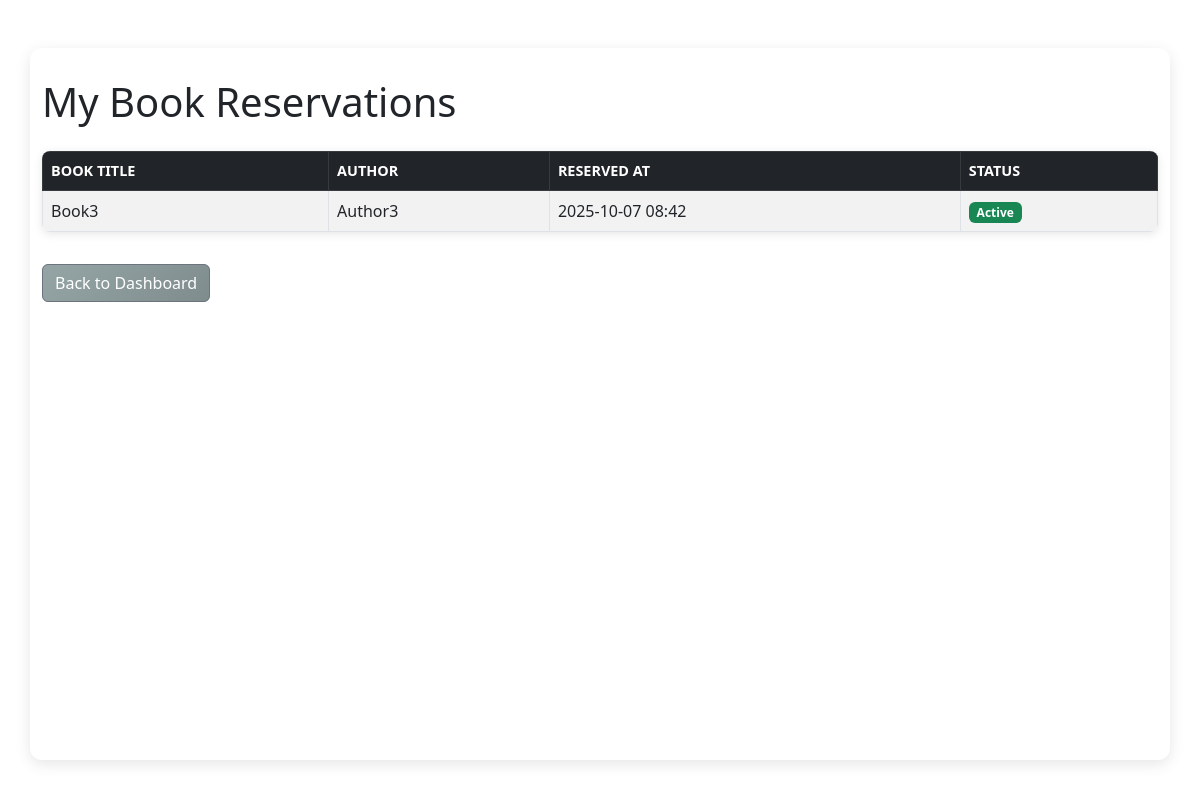
/my_reservations (signed in), run on the app's committed database.
### app.py (models this page shows)
class Reservation(db.Model):
    id = db.Column(db.Integer, primary_key=True)
    regno = db.Column(db.String(20), nullable=False)
    book_id = db.Column(db.Integer, db.ForeignKey('book.id'), nullable=False)
    reserved_at = db.Column(db.DateTime, default=datetime.utcnow)
    status = db.Column(db.String(20), default='active')
    book = db.relationship('Book', backref=db.backref('reservations', lazy=True))

class Book(db.Model):
    id = db.Column(db.Integer, primary_key=True)
    title = db.Column(db.String(100), nullable=False)
    author = db.Column(db.String(50), nullable=False)
    available_copies = db.Column(db.Integer, default=1)

### app.py (the view)
@app.route('/my_reservations')
def my_reservations():
    if 'regno' not in session:
        flash('Please log in first to view your reservations.', 'error')
        return redirect(url_for('student_login'))
    regno = session['regno']
    reservations = Reservation.query.filter_by(regno=regno).order_by(Reservation.reserved_at.desc()).all()
    return render_template('my_reservations.html', reservations=reservations, now=datetime.now())

### app.py (called while the page is built)
@app.teardown_appcontext
def shutdown_session(exception=None):
    db.session.remove()

### templates/my_reservations.html (shortened to what this page needs)
<!DOCTYPE html>
<html lang="en">
<head>
    <link rel="stylesheet" href="{{ url_for('static', filename='style.css') }}">
    <link href="https://cdn.jsdelivr.net/npm/bootstrap@5.3.0/dist/css/bootstrap.min.css" rel="stylesheet">
</head>
<body>
    <div class="container mt-5">
        <h1 class="mb-4">My Book Reservations</h1>
        {% if reservations %}
        <table class="table table-striped table-bordered">
            <thead class="table-dark">
                <tr>
                    <th>Book Title</th>
                    <th>Author</th>
                    <th>Reserved At</th>
                    <th>Status</th>
                </tr>
            </thead>
            <tbody>
                {% for reservation in reservations %}
                <tr>
                    <td>{{ reservation.book.title }}</td>
                    <td>{{ reservation.book.author }}</td>
                    <td>{{ reservation.reserved_at.strftime('%Y-%m-%d %H:%M') }}</td>
                    <td>
                        {% if reservation.status == 'active' %}
                            <span class="badge bg-success">Active</span>
                        {% elif reservation.status == 'fulfilled' %}
                            <span class="badge bg-primary">Fulfilled</span>
                        {% elif reservation.status == 'cancelled' %}
                            <span class="badge bg-secondary">Cancelled</span>
                        {% else %}
                            <span class="badge bg-light text-dark">{{ reservation.status.capitalize() }}</span>
                        {% endif %}
                    </td>
                </tr>
                {% endfor %}
            </tbody>
        </table>
        {% else %}
        <div class="alert alert-info">You have no book reservations.</div>
        {% endif %}
        <a href="{{ url_for('student_dashboard') }}" class="btn btn-secondary mt-3">Back to Dashboard</a>
    </div>
</body>
</html>

### static/style.css (style rules this page uses)
body { font-family: 'Poppins', sans-serif; margin: 0; padding: 0; background-color: #f0f2f5; color: #333; min-height: 100vh; display: flex; flex-direction: column; }
h1, h2, h3, h4, h5, h6 { font-weight: 700; color: #34495e; margin-bottom: 20px; }
.container { max-width: 960px; margin: 40px auto; background-color: #ffffff; padding: 30px; border-radius: 12px; box-shadow: 0 4px 15px rgba(0,0,0,0.1); flex-grow: 1; }
.btn { padding: 12px 25px; font-size: 1rem; border-radius: 8px; border: none; cursor: pointer; transition: background-color 0.3s ease, transform 0.2s ease, box-shadow 0.3s ease; text-decoration: none; display: inline-block; text-align: center; }
.btn-secondary { background-color: #6c757d; color: white; }
table { width: 100%; border-collapse: collapse; margin-top: 25px; background-color: #ffffff; border-radius: 8px; overflow: hidden; box-shadow: 0 2px 10px rgba(0,0,0,0.1); }
th, td { padding: 15px; text-align: left; border-bottom: 1px solid #dee2e6; }
th { background-color: #34495e; color: white; font-weight: 600; text-transform: uppercase; font-size: 0.9em; }
a { color: #3498db; text-decoration: none; transition: color 0.3s ease; }
.mb-4 { margin-bottom: 1.5rem !important; }
.mt-3 { margin-top: 1rem !important; }
.btn-secondary { background: linear-gradient(135deg, #95a5a6, #7f8c8d); border: none; transition: all 0.3s ease; }
@media (min-width: 992px) { .container { max-width: 1200px; padding: 30px; } }
body { font-size: 16px; }

### data on the page
Reservation: book "Book3", book.author "Author3", reserved_at "2025-10-07 08:42", status "Active"
